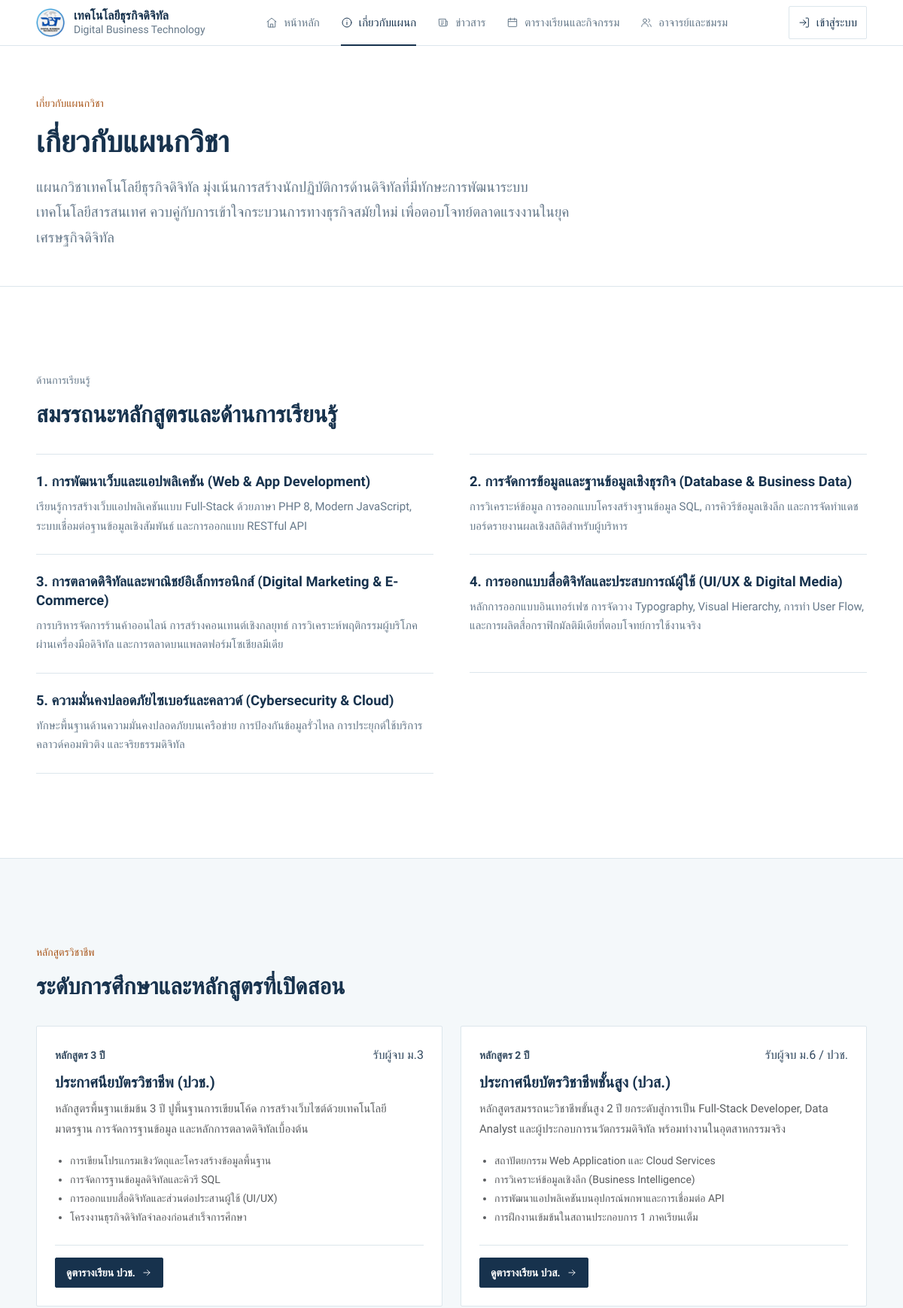
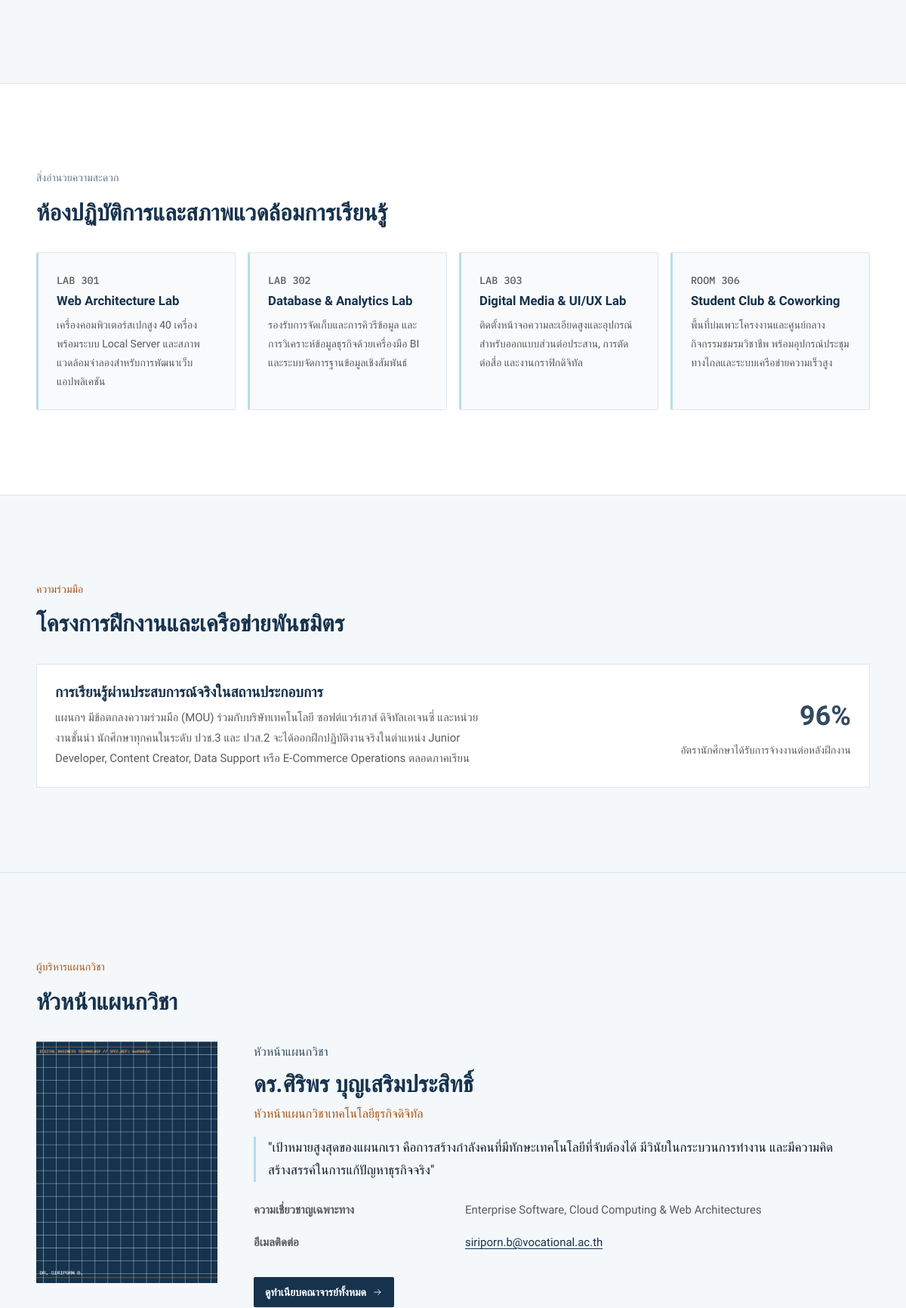
The app's page /pages/about.php (upper part) with its own data (2 pictures, top to bottom).
### tables this page shows
CREATE TABLE
  IF NOT EXISTS `teachers` (
    `id` INT AUTO_INCREMENT PRIMARY KEY,
    `name` VARCHAR(100) NOT NULL,
    `position` VARCHAR(100) NOT NULL,
    `specialization` VARCHAR(255) NULL,
    `email` VARCHAR(100) NULL,
    `image_path` VARCHAR(255) NULL,
    `is_head` TINYINT (1) NOT NULL DEFAULT 0,
    `sort_order` INT NOT NULL DEFAULT 0,
    INDEX `idx_teacher_order` (`is_head` DESC, `sort_order` ASC, `id` ASC)
  );

### includes/services/CacheService.php (called while the page is built, shortened)
<?php
class CacheService
{
    private static ?string $cacheDir = null;
    public static function getCacheDir(): string
    {
        if (self::$cacheDir === null) {
            $dir = dirname(__DIR__, 2) . DIRECTORY_SEPARATOR . 'scratch' . DIRECTORY_SEPARATOR . 'cache';
            self::$cacheDir = $dir;
        }
        return self::$cacheDir;
    }
    private static function getFilePath(string $key): string
    {
        $safeKey = preg_replace('/[^a-zA-Z0-9_\-]/', '_', $key);
        return self::getCacheDir() . DIRECTORY_SEPARATOR . 'dbt_' . $safeKey . '.cache';
    }
    public static function get(string $key, $default = null)
    {
        $file = self::getFilePath($key);
        if (!file_exists($file)) {
            return $default;
        }
        $content = @file_get_contents($file);
        $payload = @unserialize($content);
        return $payload['data'];
    }
    public static function set(string $key, $data, int $ttl = self::DEFAULT_TTL): bool
    {
        $effectiveTtl = max(5, min($ttl, self::MAX_TTL));
        $expiresAt    = time() + $effectiveTtl;
        $payload = [
            'expires_at' => $expiresAt,
            'created_at' => time(),
            'data'       => $data,
        ];
        $file = self::getFilePath($key);
        $serialized = serialize($payload);
        return (bool) @file_put_contents($file, $serialized, LOCK_EX);
    }
    public static function remember(string $key, int $ttl, callable $callback)
    {
        $value = self::get($key);
        $value = $callback();
        return $value;
    }
}

### includes/db.php (called while the page is built, shortened)
<?php
function db(): PDO
{
    static $pdo = null;
    if ($pdo !== null) {
        return $pdo;
    }
    $options = [
        PDO::ATTR_ERRMODE            => PDO::ERRMODE_EXCEPTION,
        PDO::ATTR_DEFAULT_FETCH_MODE => PDO::FETCH_ASSOC,
        PDO::ATTR_EMULATE_PREPARES   => false,
    ];
    try {
        $dsn = 'mysql:host=' . DB_HOST . ';port=' . DB_PORT . ';dbname=' . DB_NAME . ';charset=utf8mb4';
        $pdo = new PDO($dsn, DB_USER, DB_PASS, $options);
    } catch (PDOException $e) {
        try {
            $rootDsn = 'mysql:host=' . DB_HOST . ';port=' . DB_PORT . ';charset=utf8mb4';
            $rootPdo = new PDO($rootDsn, DB_USER, DB_PASS, $options);
            $dbNameEscaped = str_replace('`', '``', DB_NAME);
            $rootPdo->exec("CREATE DATABASE IF NOT EXISTS `{$dbNameEscaped}` CHARACTER SET utf8mb4 COLLATE utf8mb4_unicode_ci");
            unset($rootPdo);
            $pdo = new PDO($dsn, DB_USER, DB_PASS, $options);
        } catch (PDOException $subEx) {
            error_log("Database connection & auto-create error: " . $subEx->getMessage());
            http_response_code(500);
            exit('<p style="font-family:sans-serif;padding:2rem">เชื่อมต่อฐานข้อมูลไม่ได้ - ตรวจสอบค่าใน <code>.env</code> หรือ <code>includes/config.php</code></p>');
        }
    }
    try {
        $tableCheck = $pdo->query("SHOW TABLES LIKE 'users'")->fetch();
    } catch (PDOException $e) {
        error_log("Schema check error: " . $e->getMessage());
    }
    return $pdo;
}
function execute_query(string $sql, array $params = []): PDOStatement
{
    $st = db()->prepare($sql);
    $st->execute($params);
    return $st;
}
function q(string $sql, array $params = []): PDOStatement
{
    return execute_query($sql, $params);
}

### includes/services/FacultyService.php (called while the page is built, shortened)
<?php
require_once __DIR__ . '/../db.php';
require_once __DIR__ . '/../helpers.php';
require_once __DIR__ . '/CacheService.php';
class FacultyService
{
    public static function getHeadTeacher(): ?array
    {
        return CacheService::remember('faculty_teachers_head', 60, function () {
            $res = q("SELECT * FROM teachers WHERE is_head = 1 LIMIT 1")->fetch();
            return $res ?: null;
        });
    }
}

### pages/about.php (the view, shortened to what this page needs)
<?php
require_once __DIR__ . '/../includes/config.php';
require_once __DIR__ . '/../includes/helpers.php';
require_once __DIR__ . '/../includes/services/FacultyService.php';
$headTeacher = FacultyService::getHeadTeacher();
include __DIR__ . '/../includes/header.php';
?>
<div class="page-head">
  <div class="container-xl">
    <p class="eyebrow">
      <span>เกี่ยวกับแผนกวิชา</span>
    </p>
    <h1>เกี่ยวกับแผนกวิชา</h1>
    <p class="lead-text">
      แผนกวิชาเทคโนโลยีธุรกิจดิจิทัล มุ่งเน้นการสร้างนักปฏิบัติการด้านดิจิทัลที่มีทักษะการพัฒนาระบบเทคโนโลยีสารสนเทศ ควบคู่กับการเข้าใจกระบวนการทางธุรกิจสมัยใหม่ เพื่อตอบโจทย์ตลาดแรงงานในยุคเศรษฐกิจดิจิทัล
    </p>
  </div>
</div>
<section class="section">
  <div class="container-xl">
    <div class="section-head">
      <div>
        <p class="eyebrow eyebrow-muted">ด้านการเรียนรู้</p>
        <h2>สมรรถนะหลักสูตรและด้านการเรียนรู้</h2>
      </div>
    </div>
    <ul class="offer-list">
      <li>
        <div>
          <h3>1. การพัฒนาเว็บและแอปพลิเคชัน (Web & App Development)</h3>
          <p>เรียนรู้การสร้างเว็บแอปพลิเคชันแบบ Full-Stack ด้วยภาษา PHP 8, Modern JavaScript, ระบบเชื่อมต่อฐานข้อมูลเชิงสัมพันธ์ และการออกแบบ RESTful API</p>
        </div>
      </li>
      <li>
        <div>
          <h3>2. การจัดการข้อมูลและฐานข้อมูลเชิงธุรกิจ (Database & Business Data)</h3>
          <p>การวิเคราะห์ข้อมูล การออกแบบโครงสร้างฐานข้อมูล SQL, การคิวรีข้อมูลเชิงลึก และการจัดทำแดชบอร์ดรายงานผลเชิงสถิติสำหรับผู้บริหาร</p>
        </div>
      </li>
      <li>
        <div>
          <h3>3. การตลาดดิจิทัลและพาณิชย์อิเล็กทรอนิกส์ (Digital Marketing & E-Commerce)</h3>
          <p>การบริหารจัดการร้านค้าออนไลน์ การสร้างคอนเทนต์เชิงกลยุทธ์ การวิเคราะห์พฤติกรรมผู้บริโภคผ่านเครื่องมือดิจิทัล และการตลาดบนแพลตฟอร์มโซเชียลมีเดีย</p>
        </div>
      </li>
      <li>
        <div>
          <h3>4. การออกแบบสื่อดิจิทัลและประสบการณ์ผู้ใช้ (UI/UX & Digital Media)</h3>
          <p>หลักการออกแบบอินเทอร์เฟซ การจัดวาง Typography, Visual Hierarchy, การทำ User Flow, และการผลิตสื่อกราฟิกมัลติมีเดียที่ตอบโจทย์การใช้งานจริง</p>
        </div>
      </li>
      <li>
        <div>
          <h3>5. ความมั่นคงปลอดภัยไซเบอร์และคลาวด์ (Cybersecurity & Cloud)</h3>
          <p>ทักษะพื้นฐานด้านความมั่นคงปลอดภัยบนเครือข่าย การป้องกันข้อมูลรั่วไหล การประยุกต์ใช้บริการคลาวด์คอมพิวติง และจริยธรรมดิจิทัล</p>
        </div>
      </li>
    </ul>
  </div>
</section>
<section class="section section-alt">
  <div class="container-xl">
    <div class="section-head">
      <div>
        <p class="eyebrow">หลักสูตรวิชาชีพ</p>
        <h2>ระดับการศึกษาและหลักสูตรที่เปิดสอน</h2>
      </div>
    </div>
    <div class="row g-4">
      <div class="col-12 col-md-6">
        <div class="curriculum-card-actionable h-100 d-flex flex-column justify-content-between" id="curriculum-vocational">
          <div>
            <div class="d-flex justify-content-between align-items-center mb-2">
              <span class="text-navy fw-bold" style="font-size: 14px;">หลักสูตร 3 ปี</span>
              <span class="badge-upcoming">รับผู้จบ ม.3</span>
            </div>
            <h3 style="font-size: 1.25rem;">ประกาศนียบัตรวิชาชีพ (ปวช.)</h3>
            <p class="text-muted" style="font-size: .9375rem;">
              หลักสูตรพื้นฐานเข้มข้น 3 ปี ปูพื้นฐานการเขียนโค้ด การสร้างเว็บไซต์ด้วยเทคโนโลยีมาตรฐาน การจัดการฐานข้อมูล และหลักการตลาดดิจิทัลเบื้องต้น
            </p>
            <ul class="text-muted" style="font-size: .875rem; padding-left: 1.25rem; margin-bottom: 0;">
              <li>การเขียนโปรแกรมเชิงวัตถุและโครงสร้างข้อมูลพื้นฐาน</li>
              <li>การจัดการฐานข้อมูลดิจิทัลและคิวรี SQL</li>
              <li>การออกแบบสื่อดิจิทัลและส่วนต่อประสานผู้ใช้ (UI/UX)</li>
              <li>โครงงานธุรกิจดิจิทัลจำลองก่อนสำเร็จการศึกษา</li>
            </ul>
          </div>
          <div class="mt-4 pt-3 border-top">
            <a href="<?= url('schedule?group=' . urlencode('ปวช.2/1')) ?>" class="btn btn-sm btn-navy d-inline-flex align-items-center gap-2">
              <span>ดูตารางเรียน ปวช.</span>
              <?= icon('arrow-right', 14) ?>
            </a>
          </div>
        </div>
      </div>
      <div class="col-12 col-md-6">
        <div class="curriculum-card-actionable h-100 d-flex flex-column justify-content-between" id="curriculum-high-vocational">
          <div>
            <div class="d-flex justify-content-between align-items-center mb-2">
              <span class="text-navy fw-bold" style="font-size: 14px;">หลักสูตร 2 ปี</span>
              <span class="badge-upcoming">รับผู้จบ ม.6 / ปวช.</span>
            </div>
            <h3 style="font-size: 1.25rem;">ประกาศนียบัตรวิชาชีพชั้นสูง (ปวส.)</h3>
            <p class="text-muted" style="font-size: .9375rem;">
              หลักสูตรสมรรถนะวิชาชีพขั้นสูง 2 ปี ยกระดับสู่การเป็น Full-Stack Developer, Data Analyst และผู้ประกอบการนวัตกรรมดิจิทัล พร้อมทำงานในอุตสาหกรรมจริง
            </p>
            <ul class="text-muted" style="font-size: .875rem; padding-left: 1.25rem; margin-bottom: 0;">
              <li>สถาปัตยกรรม Web Application และ Cloud Services</li>
              <li>การวิเคราะห์ข้อมูลเชิงลึก (Business Intelligence)</li>
              <li>การพัฒนาแอปพลิเคชันบนอุปกรณ์พกพาและการเชื่อมต่อ API</li>
              <li>การฝึกงานเข้มข้นในสถานประกอบการ 1 ภาคเรียนเต็ม</li>
            </ul>
          </div>
          <div class="mt-4 pt-3 border-top">
            <a href="<?= url('schedule?group=' . urlencode('ปวส.1/1')) ?>" class="btn btn-sm btn-navy d-inline-flex align-items-center gap-2">
              <span>ดูตารางเรียน ปวส.</span>
              <?= icon('arrow-right', 14) ?>
            </a>
          </div>
        </div>
      </div>
    </div>
  </div>
</section>
<section class="section">
  <div class="container-xl">
    <div class="section-head">
      <div>
        <p class="eyebrow eyebrow-muted">สิ่งอำนวยความสะดวก</p>
        <h2>ห้องปฏิบัติการและสภาพแวดล้อมการเรียนรู้</h2>
      </div>
    </div>
    <div class="row g-3">
      <div class="col-12 col-sm-6 col-lg-3">
        <div class="facility-card-static h-100">
          <span class="mono text-muted d-block mb-1" style="font-size: 13.5px; font-weight: 500;">LAB 301</span>
          <h4 style="font-size: 1.05rem;">Web Architecture Lab</h4>
          <p class="text-muted mb-0" style="font-size: .875rem;">เครื่องคอมพิวเตอร์สเปกสูง 40 เครื่อง พร้อมระบบ Local Server และสภาพแวดล้อมจำลองสำหรับการพัฒนาเว็บแอปพลิเคชัน</p>
        </div>
      </div>
      <div class="col-12 col-sm-6 col-lg-3">
        <div class="facility-card-static h-100">
          <span class="mono text-muted d-block mb-1" style="font-size: 13.5px; font-weight: 500;">LAB 302</span>
          <h4 style="font-size: 1.05rem;">Database & Analytics Lab</h4>
          <p class="text-muted mb-0" style="font-size: .875rem;">รองรับการจัดเก็บและการคิวรีข้อมูล และการวิเคราะห์ข้อมูลธุรกิจด้วยเครื่องมือ BI และระบบจัดการฐานข้อมูลเชิงสัมพันธ์</p>
        </div>
      </div>
      <div class="col-12 col-sm-6 col-lg-3">
        <div class="facility-card-static h-100">
          <span class="mono text-muted d-block mb-1" style="font-size: 13.5px; font-weight: 500;">LAB 303</span>
          <h4 style="font-size: 1.05rem;">Digital Media & UI/UX Lab</h4>
          <p class="text-muted mb-0" style="font-size: .875rem;">ติดตั้งหน้าจอความละเอียดสูงและอุปกรณ์สำหรับออกแบบส่วนต่อประสาน, การตัดต่อสื่อ และงานกราฟิกดิจิทัล</p>
        </div>
      </div>
      <div class="col-12 col-sm-6 col-lg-3">
        <div class="facility-card-static h-100">
          <span class="mono text-muted d-block mb-1" style="font-size: 13.5px; font-weight: 500;">ROOM 306</span>
          <h4 style="font-size: 1.05rem;">Student Club & Coworking</h4>
          <p class="text-muted mb-0" style="font-size: .875rem;">พื้นที่บ่มเพาะโครงงานและศูนย์กลางกิจกรรมชมรมวิชาชีพ พร้อมอุปกรณ์ประชุมทางไกลและระบบเครือข่ายความเร็วสูง</p>
        </div>
      </div>
    </div>
  </div>
</section>
<section class="section section-alt">
  <div class="container-xl">
    <div class="section-head">
      <div>
        <p class="eyebrow">ความร่วมมือ</p>
        <h2>โครงการฝึกงานและเครือข่ายพันธมิตร</h2>
      </div>
    </div>
    <div class="p-4 bg-white border">
      <div class="row align-items-center gy-3">
        <div class="col-12 col-md-8">
          <h3 style="font-size: 1.2rem;">การเรียนรู้ผ่านประสบการณ์จริงในสถานประกอบการ</h3>
          <p class="text-muted mb-0" style="font-size: .9375rem;">
            แผนกฯ มีข้อตกลงความร่วมมือ (MOU) ร่วมกับบริษัทเทคโนโลยี ซอฟต์แวร์เฮาส์ ดิจิทัลเอเจนซี่ และหน่วยงานชั้นนำ นักศึกษาทุกคนในระดับ ปวช.3 และ ปวส.2 จะได้ออกฝึกปฏิบัติงานจริงในตำแหน่ง Junior Developer, Content Creator, Data Support หรือ E-Commerce Operations ตลอดภาคเรียน
          </p>
        </div>
        <div class="col-12 col-md-4 text-md-end">
          <div class="text-navy fw-bold" style="font-size: 2.25rem;">96%</div>
          <div class="text-muted" style="font-size: .875rem;">อัตรานักศึกษาได้รับการจ้างงานต่อหลังฝึกงาน</div>
        </div>
      </div>
    </div>
  </div>
</section>
<section class="section section-alt">
  <div class="container-xl">
    <div class="section-head">
      <div>
        <p class="eyebrow">ผู้บริหารแผนกวิชา</p>
        <h2>หัวหน้าแผนกวิชา</h2>
      </div>
    </div>
    <?php if ($headTeacher): ?>
      <div class="person-feature">
        <div class="marks figure-img">
          <?php if (!empty($headTeacher['image_path']) && file_exists(ROOT_PATH . '/' . $headTeacher['image_path'])): ?>
            <img src="<?= url($headTeacher['image_path']) ?>" alt="<?= e($headTeacher['name']) ?>" loading="lazy">
          <?php else: ?>
            <div class="monogram monogram-lg" style="aspect-ratio: 3/4;">
              <?= initials($headTeacher['name']) ?>
            </div>
          <?php endif; ?>
        </div>
        <div>
          <span class="badge-active mb-2 d-inline-block">หัวหน้าแผนกวิชา</span>
          <h3 class="person-name"><?= e($headTeacher['name']) ?></h3>
          <p class="person-role"><?= e($headTeacher['position']) ?></p>
          <blockquote class="quote mb-4">
            "เป้าหมายสูงสุดของแผนกเรา คือการสร้างกำลังคนที่มีทักษะเทคโนโลยีที่จับต้องได้ มีวินัยในกระบวนการทำงาน และมีความคิดสร้างสรรค์ในการแก้ปัญหาธุรกิจจริง"
          </blockquote>
          <dl class="row gy-2 text-muted" style="font-size: .9375rem;">
            <dt class="col-sm-4 text-navy">ความเชี่ยวชาญเฉพาะทาง</dt>
            <dd class="col-sm-8"><?= e($headTeacher['specialization'] ?: 'เทคโนโลยีซอฟต์แวร์และการจัดการสารสนเทศ') ?></dd>
            <dt class="col-sm-4 text-navy">อีเมลติดต่อ</dt>
            <dd class="col-sm-8"><a href="mailto:<?= e($headTeacher['email']) ?>"><?= e($headTeacher['email']) ?></a></dd>
          </dl>
          <a href="<?= url('teachers.php') ?>" class="btn btn-navy btn-sm mt-2">
            <span>ดูทำเนียบคณาจารย์ทั้งหมด</span>
            <?= icon('arrow-right', 14) ?>
          </a>
        </div>
      </div>
    <?php endif; ?>
  </div>
</section>
<?php include __DIR__ . '/../includes/footer.php'; ?>

### records on screen
teachers: image_path (picture), name "ดร.ศิริพร บุญเสริมประสิทธิ์", position "หัวหน้าแผนกวิชาเทคโนโลยีธุรกิจดิจิทัล", specialization "Enterprise Software, Cloud Computing & Web Architectures", email "siriporn.b@vocational.ac.th"

### other values on screen
SITE_NAME "เทคโนโลยีธุรกิจดิจิทัล"
SITE_NAME_EN "Digital Business Technology"
